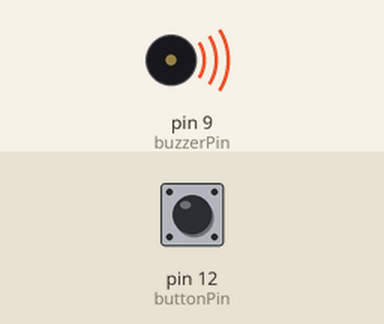
A sketch run on a simulated Arduino Uno, built with avr-gcc and run on an emulated ATmega328P. Parts: buzzer (waves = sounding, pin HIGH). The inputs (shaded band) are chosen by the test bench; at power-on: pin 12 (buttonPin) LOW.

Above: at 1.2 s.
1.3 s: pin 12 (buttonPin) pulled HIGH for 0.15 s
At 1.37 s:
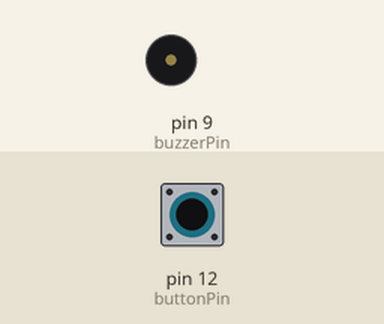
2.9 s: pin 12 (buttonPin) pulled HIGH for 3.2 s
At 7.2 s:
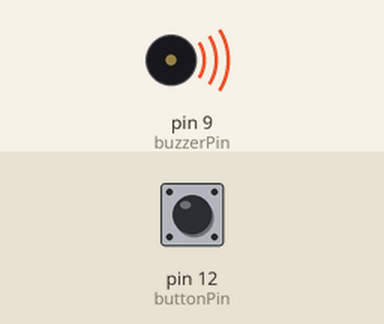
Timing chart, 0 to 8.7 s (numbered marks = the images above; inputs shaded):
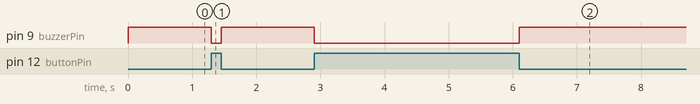

The sketch:

sketch_feb19a.ino
```cpp
int buttonPin = 12;
int buzzerPin = 9;

void setup() {
  // put your setup code here, to run once:
  Serial.begin(9600);
  pinMode(buttonPin, INPUT);
  pinMode(buzzerPin, OUTPUT);

}

void loop() {
  // put your main code here, to run repeatedly:
  if(digitalRead(buttonPin) == HIGH) { // Not pressed
    //Serial.println("not pressed");
    digitalWrite(buzzerPin, LOW);
  } else {
    //Serial.println(" pressed");
    digitalWrite(buzzerPin, HIGH);
  }
}
```

Measured:
- after the input at 1.3 s, pin 9 (buzzerPin): HIGH → LOW at once, → HIGH 0.15 s later
- after the input at 2.9 s, pin 9 (buzzerPin): HIGH → LOW at once, → HIGH 3.2 s later
